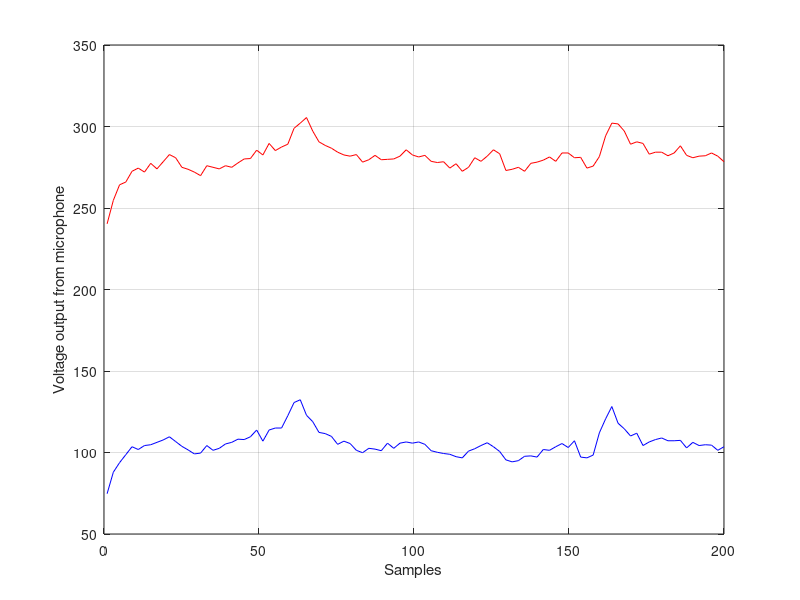

This chart was generated by the following MATLAB code:
% testdata från 2 mikrofoner plottade 

chanel0 = [240.293 254.701 264.225 265.934 272.527 274.481 272.039 277.411 273.993 278.388 282.784 280.83 274.969 273.748 272.039 269.841 275.946 274.969 273.993 275.946 274.969 277.656 280.098 280.342 285.47 282.54 289.621 285.226 287.424 289.133 298.901 302.076 305.495 297.192 290.598 288.401 286.691 284.249 282.54 281.807 282.784 278.144 279.609 282.296 279.609 279.853 280.098 281.807 285.714 282.54 281.319 282.296 278.632 277.9 278.388 274.481 277.167 272.527 274.969 280.83 278.632 281.807 285.714 283.272 273.016 273.748 274.969 272.527 277.411 278.144 279.365 281.319 278.632 283.761 283.761 280.83 281.074 274.481 275.702 281.563 294.261 302.076 301.587 297.192 289.133 290.598 289.621 283.028 284.249 284.249 282.051 283.761 288.156 282.296 280.83 281.807 282.051 283.761 281.807 278.388];

chanel1 = [74.7253 87.9121 93.7729 98.6569 103.541 101.832 104.274 104.762 106.227 107.692 109.646 106.716 103.785 101.587 99.1453 99.6337 104.274 101.343 102.564 105.25 106.227 108.181 107.937 109.646 113.797 106.96 113.797 115.018 115.018 122.589 130.647 132.357 122.833 118.926 112.332 111.6 109.89 105.006 106.96 105.495 101.343 99.8779 102.564 102.076 101.099 105.739 102.564 105.739 106.471 105.739 106.471 105.006 101.099 100.122 99.3895 98.9011 97.4359 96.7033 100.855 102.32 104.274 105.983 103.541 100.611 95.4823 94.2613 94.9939 97.6801 97.9243 97.1917 101.832 101.343 103.541 105.495 103.053 107.204 97.1917 96.7033 98.4127 112.088 120.635 128.205 117.949 114.53 110.134 111.844 104.274 106.471 107.937 108.913 107.204 107.204 107.448 102.808 106.227 104.274 104.762 104.518 101.343 103.541];

x = linspace(1, 200)

figure(1)

plot(x, chanel0, 'r-')
hold on
plot(x, chanel1, 'b-')
grid on

ylabel('Voltage output from microphone')
xlabel('Samples')
